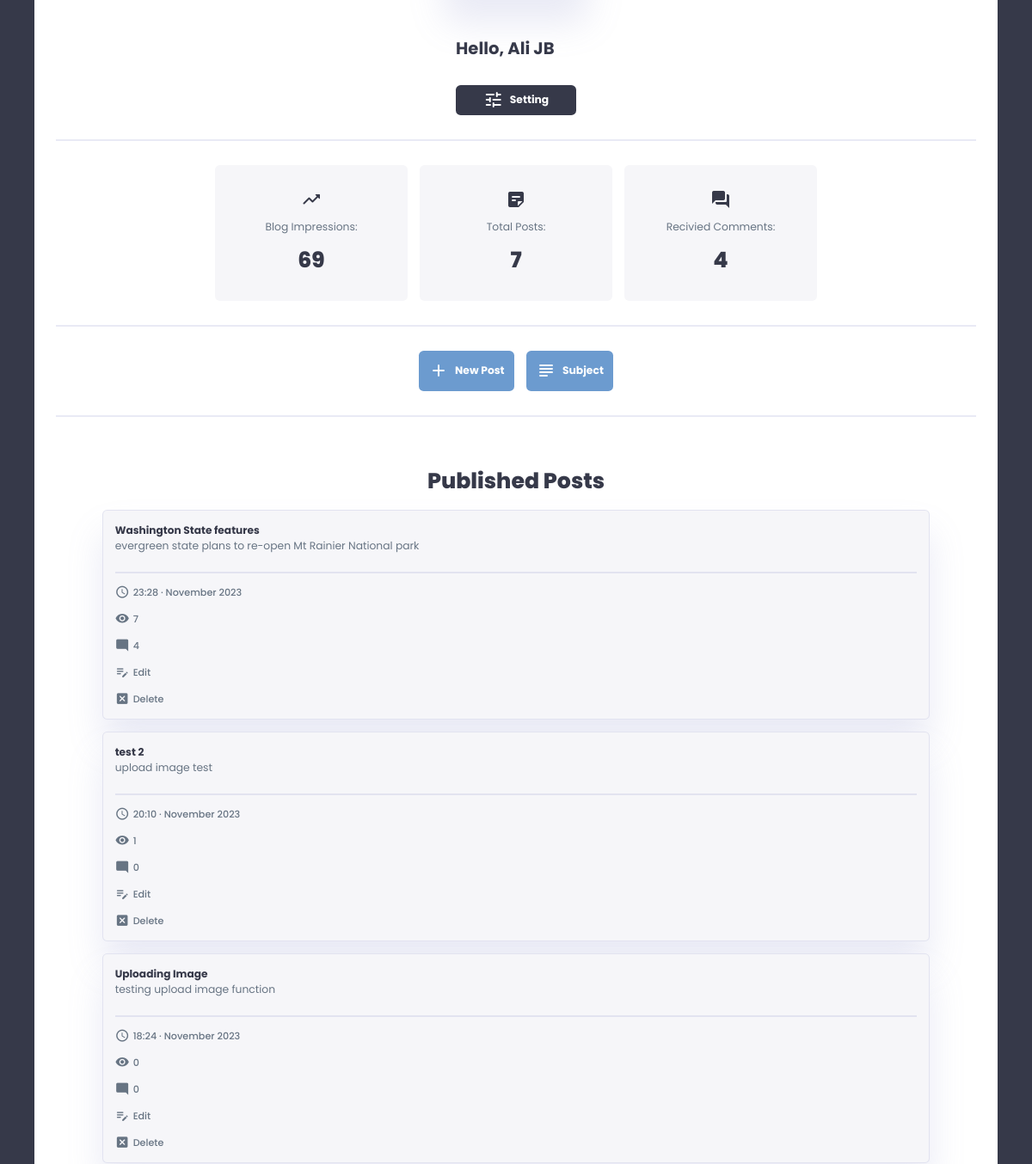
Before: /auth/admin_dashboard (signed in, middle part) with the older database file.
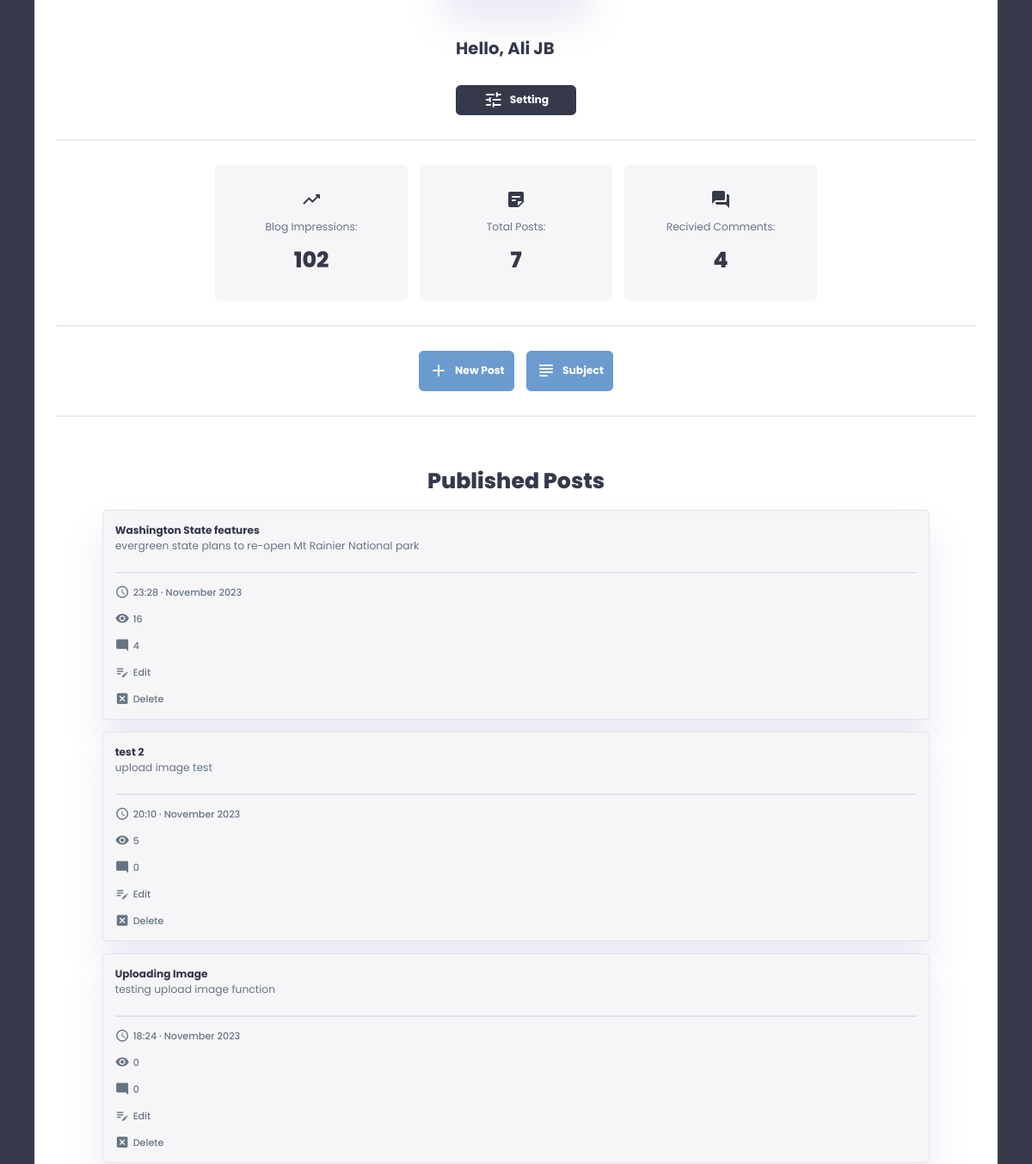
After: the same page with the newer database file.
### app/models/blog.py (models this page shows, shortened)
class Blog(db.Model, UserMixin):
    __tablename__ = 'blog'
    id = db.Column(db.Integer, primary_key=True)
    email = db.Column(db.String(120), unique=True, nullable=False)
    password = db.Column(db.String(80), nullable=False)
    subdomain = db.Column(db.String(100), unique=True, nullable=False)
    blog_title = db.Column(db.String(40), nullable=True)
    blog_subtitle = db.Column(db.String(100), nullable=True)
    blog_about = db.Column(db.Text, nullable=True)
    author = db.Column(db.String(100), nullable=True)
    author_bio = db.Column(db.Text, nullable=True)
    profile_pic = db.Column(db.String(20), nullable=True)
    header_pic = db.Column(db.String(20), nullable=True)
    created_at = db.Column(db.DateTime, nullable=False, default=datetime.utcnow)
    impressions = db.Column(db.Integer, default=0)
    is_block = db.Column(db.Boolean, default=False)
    posts = relationship('Post', back_populates='blog')
    comments = db.relationship('Comment', back_populates='blog')

### app/models/post.py (models this page shows)
class Post(db.Model):
    __tablename__ = 'post'
    id = db.Column(db.Integer, primary_key=True)
    blog_id = db.Column(db.Integer, db.ForeignKey('blog.id'), nullable=False)
    title = db.Column(db.String(100), nullable=False)
    subtitle = db.Column(db.String(150), nullable=True)
    body = db.Column(db.Text, nullable=False)
    post_pic = db.Column(db.String(20), nullable=True)
    views = db.Column(db.Integer, default=0)
    created_at = db.Column(db.DateTime, nullable=False, default=datetime.utcnow)
    blog = relationship('Blog', back_populates='posts')
    subjects = db.relationship('Subject', secondary='post_subject_association', back_populates='posts')
    comments = db.relationship('Comment', lazy=True)

### app/routes/auth_routes.py (the view)
@auth_routes.route('/admin_dashboard')
@login_required
def admin_dashboard():
    posts = Post.query.order_by(Post.created_at.desc()).all()
    return render_template('auth/admin_dashboard.html', current_user=current_user, posts=posts)

### app/__init__.py (called while the page is built)
@login_manager.user_loader
def load_user(blog_id):
    return Blog.query.get(int(blog_id))

### app/routes/auth_routes.py (called while the page is built)
@auth_routes.before_request
def before_request():
    g.csrf_token = generate_csrf()  # from flask import g

### app/templates/auth/admin_dashboard.html (shortened to what this page needs)
{% extends 'admin_base.html' %}
{% block admin %}
<div class="admin_panel">
    <div class="admin_info">
        <div class="admin_bio">
            <h3>Hello, {{current_user.author}}</h3>
            <a href="{{ url_for('auth.setting') }}"><span class="material-icons-round">tune</span>Setting</a>
        </div>
    </div>
    <hr class="hr-100">
    <div class="analysis">
        <div>
            <span class="material-icons-round">trending_up</span>
            <p>Blog Impressions:</p>
            <h1>{{current_user.impressions}}</h1>
        </div>
        <div>
            <span class="material-icons-round">sticky_note_2</span>
            <p>Total Posts:</p>
            <h1>{{current_user.posts | length}}</h1>
        </div>
        <div>
            <span class="material-icons-round">question_answer</span>
            <p>Recivied Comments:</p>
            <h1>{{current_user.comments | length}}</h1>
        </div>
    </div>
    <hr class="hr-100">
    <div class="new_post_btn">
        <a href="{{ url_for('auth.create_post') }}"><span class="material-icons-round">add</span>New Post</a>
        <a href="{{url_for('auth.create_subject')}}"><span class="material-icons-round">subject</span>Subject</a>
    </div>
    <hr class="hr-100">
    <div class="pre_posts">
        <h1>Published Posts</h1>
        {% if posts %}
        {% for post in posts %}
        <div class="pre_tab">
            <div class="title">
                <a href="{{url_for('blog.view_post', user_subdomain=current_user.subdomain, post_id=post.id)}}" target="_blank">
                    <h3>{{post.title}}</h3>
                    <p>{{post.subtitle}}</p>
                </a>
            </div>
            <hr class="line">
            <div class="btn_sec">
                <h3><span class="material-icons-round">schedule</span>{{post.created_at.strftime('%H:%M · %B %Y')}}</h3>
                <h3><span class="material-icons-round">visibility</span>{{post.views}}</h3>
                <h3><span class="material-icons-round">mode_comment</span>{{ post.comments|length}}</h3>
                <a href="{{ url_for('auth.edit_post', post_id=post.id) }}">
                    <span class="material-icons-round">edit_note</span>
                    <h3>Edit</h3>
                </a>
                <a href="#" class="delete-post" data-post-id="{{ post.id }}">
                    <span class="material-icons-round">disabled_by_default</span>
                    <h3>Delete</h3>
                </a>
            </div>
        </div>
        {% endfor %}
        {% endif %}
    </div>
</div>
{% endblock %}

### app/templates/admin_base.html (shortened to what this page needs)
{% extends 'base.html' %}
{% block content %}
<div class="admin_main">
    <div class="admin_sec">
        {% block admin %}
        {% endblock%}
    </div>
</div>
{% endblock %}

### app/templates/base.html (shortened to what this page needs)
<!DOCTYPE html>
<html lang="en">
<head>
    <link rel="stylesheet" href="{{url_for('static', filename='css/root.css')}}">
    <link rel="stylesheet" href="{{url_for('static', filename='css/styles.css')}}">
    <link rel="stylesheet" href="{{url_for('static', filename='css/main.css')}}">
    <link rel="stylesheet" href="{{url_for('static', filename='css/register.css')}}">
    <link rel="stylesheet" href="{{url_for('static', filename='css/login.css')}}">
    <link rel="stylesheet" href="{{url_for('static', filename='css/admin.css')}}">
    <link rel="stylesheet" href="{{url_for('static', filename='css/blog.css')}}">
    <link rel="stylesheet" href="{{url_for('static', filename='css/custom_input.css')}}">
</head>
<body>
    <main>
        {% block content %}
        {% endblock %}
    </main>
</body>
</html>

### app/static/css/root.css (style rules this page uses)
:root { --color-primary: #6C9BCF; --color-danger: #FF0060; --color-success: #1B9C85; --color-warning: #F7D060; --color-white: #fff; --color-info-dark: #7d8da1; --color-dark: #363949; --color-light: rgba(132, 139, 200, 0.18); --color-dark-variant: #677483; --color-background: #f6f6f9; --card-border-radius: 2rem; --border-radius-1: 0.4rem; --border-radius-2: 1.2rem; --card-padding: 1.8rem; --padding-1: 1.2rem; --box-shadow: 0 2rem 3rem var(--color-light); --box-shadow-dark: 0 2rem 3rem rgba(23, 26, 13, 0.3); --inner-shadow: inset 0.1rem 0.1rem 0.5rem var(--color-light); --transition-1: all 0.3s ease; --clr-wheat: #E9D985; --clr-mint: #BCD8C1; --clr-tqz: #439A86; --clr-dark-tqz: #007991; --clr-navy: #222E50; --clr-purple: #8a2be2; --clr-blue: #73C2FB; --clr-black: #000; }
* { margin: 0; padding: 0; outline: 0; appearance: 0; border: 0; text-decoration: none; box-sizing: border-box; }
html { font-size: 14px; }
body { width: 100vw; height: 100vh; font-family: 'Poppins', sans-serif; font-size: 0.88rem; user-select: none; overflow-x: hidden; color: var(--color-dark); background-color: var(--color-background); }
a { color: var(--color-dark); }
h1 { font-weight: 800; font-size: 1.8rem; }
h3 { font-weight: 500; font-size: 0.87rem; }
p { color: var(--color-dark-variant); }

Changed rows visible on the page:
changed Blog "Ali JB": impressions "69" → "102"
changed Post "evergreen state plans to re-open Mt Rainier National park": views "7" → "16"
changed Post "upload image test": views "1" → "5"
